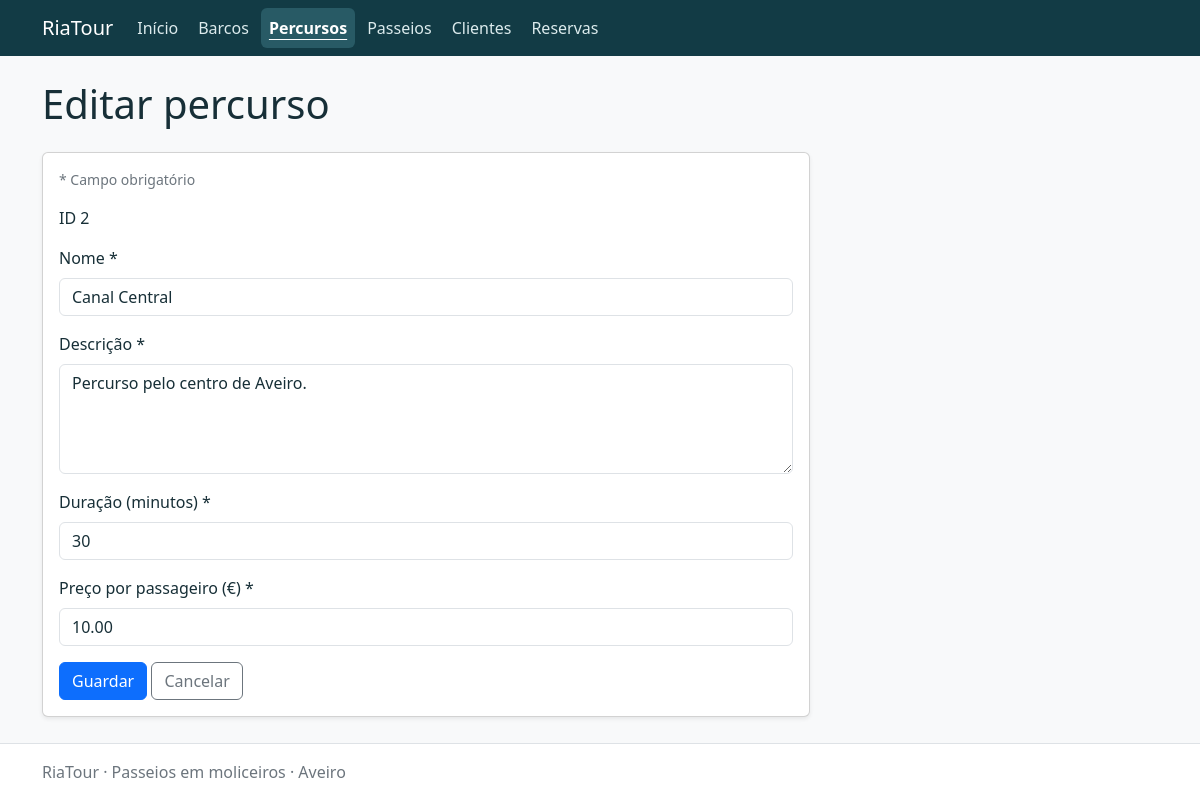
The page /routes/form.php?id=2 on the database its author committed.
### tables this page shows
CREATE TABLE routes (
    id INT UNSIGNED AUTO_INCREMENT PRIMARY KEY,
    name VARCHAR(100) NOT NULL,
    description TEXT NOT NULL,
    duration_minutes SMALLINT UNSIGNED NOT NULL,
    price_per_passenger DECIMAL(8,2) NOT NULL,
    CONSTRAINT chk_routes_name CHECK (CHAR_LENGTH(TRIM(name)) > 0),
    CONSTRAINT chk_routes_description CHECK (CHAR_LENGTH(TRIM(description)) > 0),
    CONSTRAINT chk_routes_duration CHECK (duration_minutes > 0),
    CONSTRAINT chk_routes_price CHECK (price_per_passenger > 0)
);

### app/config/local.php (called while the page is built)
<?php
return ['host'=>'127.0.0.1','port'=>3306,'database'=>'bdRiaTour_NomeConcorrente_C27','username'=>'root','password'=>'','base_url'=>''];

### app/bootstrap.php (called while the page is built, shortened)
<?php
$config = require __DIR__ . '/config/local.php';
require_once __DIR__ . '/helpers/functions.php';

### app/helpers/functions.php (called while the page is built, shortened)
<?php
function e($value): string
{
    return htmlspecialchars((string) $value, ENT_QUOTES | ENT_SUBSTITUTE, 'UTF-8');
}
function url(string $path = ''): string
{
    global $config;
    return rtrim($config['base_url'], '/') . '/' . ltrim($path, '/');
}
function database(): PDO
{
    global $config;
    static $connection = null;
    if ($connection === null) {
        $connection = new PDO(
            "mysql:host={$config['host']};port={$config['port']};dbname={$config['database']};charset=utf8mb4",
            $config['username'],
            $config['password'],
            [
                PDO::ATTR_ERRMODE => PDO::ERRMODE_EXCEPTION,
                PDO::ATTR_DEFAULT_FETCH_MODE => PDO::FETCH_ASSOC,
                PDO::ATTR_EMULATE_PREPARES => false,
            ]
        );
    }
    return $connection;
}
function inputText(array $input, string $key): string
{
    return isset($input[$key]) && is_string($input[$key]) ? trim($input[$key]) : '';
}
function requestId(): int
{
    $id = filter_var(inputText($_GET, 'id'), FILTER_VALIDATE_INT, ['options' => ['min_range' => 1]]);
    return $id;
}
function fetchRecord(string $sql, int $id): array
{
    try {
        $statement = database()->prepare($sql);
        $statement->execute(['id' => $id]);
        $record = $statement->fetch();
    } catch (PDOException $exception) {
        error_log($exception->getMessage());
        pageError(503, 'Não foi possível consultar os dados. Verifique a ligação à base de dados.');
    }
    return $record;
}
function fieldAttributes(array $errors, string $field): string
{
    return isset($errors[$field]) ? ' aria-invalid="true" aria-describedby="' . e($field) . '-error"' : '';
}

### public/routes/form.php (the view, shortened to what this page needs)
<?php
require __DIR__ . '/../../app/bootstrap.php';
$id = array_key_exists('id', $_GET) ? requestId() : null;
$values = ['name' => '', 'description' => '', 'duration_minutes' => '', 'price_per_passenger' => ''];
if ($id !== null) {
    $values = fetchRecord('SELECT * FROM routes WHERE id = :id', $id);
}
$errors = [];
require __DIR__ . '/../../app/views/header.php';
?>
<form data-validate method="post" action="<?= e(url('routes/form.php' . ($id === null ? '' : '?id=' . $id))) ?>" class="card card-body riatour-edit shadow-sm">
<p class="small text-secondary">* Campo obrigatório</p>
    <?php if ($id !== null): ?><p>ID <?= e($id) ?></p><?php endif; ?>
    <div class="mb-3">
        <label for="name" class="form-label">Nome <span aria-hidden="true">*</span></label>
        <input id="name" name="name" type="text" class="form-control<?= isset($errors['name']) ? ' is-invalid' : '' ?>"<?= fieldAttributes($errors, 'name') ?> value="<?= e($values['name']) ?>" maxlength="100" required>
    </div>
    <div class="mb-3">
        <label for="description" class="form-label">Descrição <span aria-hidden="true">*</span></label>
        <textarea id="description" name="description" class="form-control<?= isset($errors['description']) ? ' is-invalid' : '' ?>"<?= fieldAttributes($errors, 'description') ?> rows="4" required><?= e($values['description']) ?></textarea>
    </div>
    <div class="mb-3">
        <label for="duration_minutes" class="form-label">Duração (minutos) <span aria-hidden="true">*</span></label>
        <input id="duration_minutes" name="duration_minutes" type="number" class="form-control<?= isset($errors['duration_minutes']) ? ' is-invalid' : '' ?>"<?= fieldAttributes($errors, 'duration_minutes') ?> value="<?= e($values['duration_minutes']) ?>" min="1" max="65535" step="1" required>
    </div>
    <div class="mb-3">
        <label for="price_per_passenger" class="form-label">Preço por passageiro (€) <span aria-hidden="true">*</span></label>
        <input id="price_per_passenger" name="price_per_passenger" type="text" class="form-control<?= isset($errors['price_per_passenger']) ? ' is-invalid' : '' ?>"<?= fieldAttributes($errors, 'price_per_passenger') ?> value="<?= e($values['price_per_passenger']) ?>" inputmode="decimal" pattern="[0-9]{1,6}([.,][0-9]{1,2})?" data-positive-price required>
    </div>
    <div><button class="btn btn-primary" type="submit">Guardar</button>
    <a class="btn btn-outline-secondary" href="<?= e(url('routes/')) ?>">Cancelar</a></div>
</form>
<?php require __DIR__ . '/../../app/views/footer.php'; ?>

### public/assets/riatour.css (style rules this page uses)
:root { --bs-body-color: #172f37; }
.riatour-edit { max-width: 48rem; }

### rows shown on the page
routes: name "Canal Central", description "Percurso pelo centro de Aveiro.", duration_minutes "30", price_per_passenger "10.00"

### other values the page prints
$label "Barcos"
$label "Percursos"
$label "Passeios"
$label "Clientes"
$label "Reservas"
$title "Editar percurso"
$id "2"
